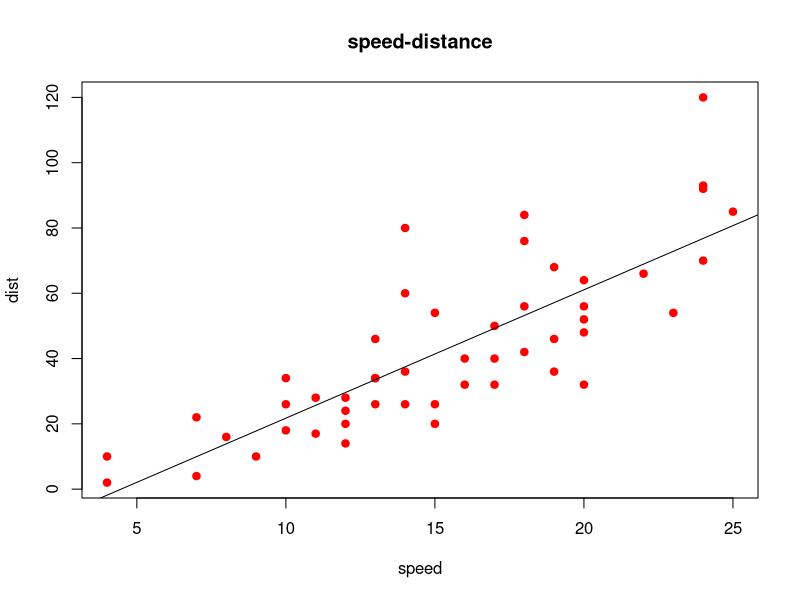
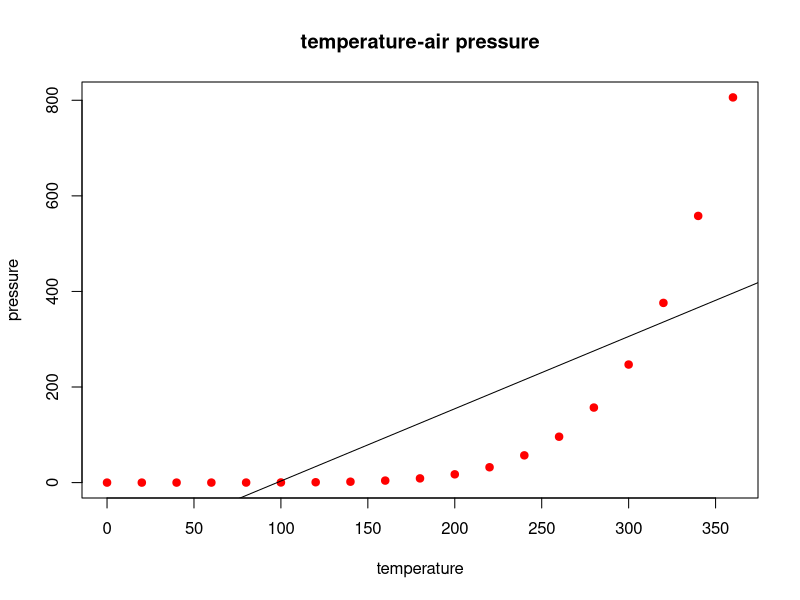

The R script that drew these images, in order:
# multivariate data practice in R by sangmin

# information of data
head(cars)

# scatter plot and correlation analysis
plot(dist~speed, data=cars, pch=19, col="red",
     main="speed-distance")
cor(cars)
res <- lm(dist~speed, data=cars)
abline(res)


# information of data
head(pressure)

# scatter plot and correlation analysis
plot(pressure~temperature, data=pressure, pch=19, col="red",
     main="temperature-air pressure")
cor(pressure)
res <- lm(pressure~temperature, data=pressure)
abline(res)
